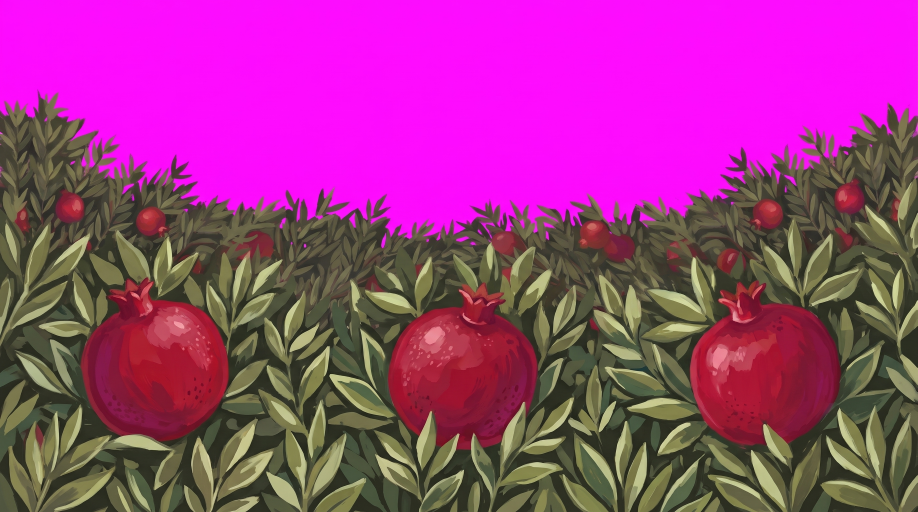
#> input picture src-assets/painted/bottom-canopy.png, 2752 x 1536 px (shown at 1/3 size)
$ python -i arch_art.py   (imports and definitions only)
#> lines starting #> are read from the running program, lines starting #| are printed output that depends on the picture; after the words box and inside, x2 and y2 are one past the last pixel; in counts of white or black regions, pixels touching at a corner belong together
"""Arch version: painted replacements for the flat clip-art layers (same roles, same placements), in the Canopy tree's
gouache style. Paid Gemini image API (Medi: no cap on this project). Writes src-assets/painted/<role>.png (magenta bg)
and assets/tree/painted/<role>.webp (keyed). Usage: arch_art.py [role ...]"""
import os, sys, json, base64, urllib.request, time
import numpy as np
from PIL import Image, ImageFilter
SITE = r'C:\dev\anar-arch'; RAW = os.path.join(SITE, 'src-assets', 'painted'); OUT = os.path.join(SITE, 'assets', 'tree', 'painted')
# [1 line not run here, left out]
REF = r'C:\dev\anar-site\src-assets\tree\tiles\tile-A.png'
MODEL = 'gemini-3.1-flash-image'
STYLE = ("Painted illustration in opaque gouache, exactly matching the reference painting's style: olive-green leaves with light and dark "
         "facets, glossy red pomegranates with small crowns, warm brown bark with visible brush strokes, soft painterly edges, no outlines. "
         "The background is one flat, solid, uniform magenta #FF00FF everywhere there is no painting. No text, no border, no sky.")
JOBS = {
  'left-branch':  ("Landscape. ONE pomegranate branch enters from the LEFT edge at mid-height and reaches about 55% of the width, "
                   "with leaves and five or six pomegranates; the right 45% of the image and the top and bottom stay empty magenta.", '16:9'),
  'right-branch': ("Landscape. ONE pomegranate branch enters from the RIGHT edge at mid-height and reaches about 55% of the width, "
                   "with leaves and five or six pomegranates; the left 45% of the image and the top and bottom stay empty magenta.", '16:9'),
  'bottom-canopy':("Landscape. A dense band of large pomegranate leaves with three ripe pomegranates fills the BOTTOM 55% of the image, "
                   "spanning the full width, with a soft irregular upper edge; the top 45% stays empty magenta.", '16:9'),
  'ground-bottom':("Landscape. A painted ground band fills the BOTTOM 45% of the image across the full width: dark soil, tufts of grass, "
                   "low roots creeping along the ground, two fallen pomegranates (one split open) and scattered seeds. NO tree trunks, nothing rising above the ground band; the top 55% stays empty magenta.", '16:9'),
  'cloud-1':      ("Landscape. One soft, loosely painted cream-and-warm-grey cloud shape, gouache, occupying the centre 60% of the image; "
                   "everything else empty magenta.", '16:9'),
  'cloud-2':      ("Landscape. Two soft, loosely painted cream-and-warm-grey cloud shapes, gouache, one left, one right, lower half of the image; "
                   "everything else empty magenta.", '16:9'),
}
def key(src):
#> called with src = '../src-assets/painted/bottom-canopy.png'
    a = np.asarray(Image.open(src).convert('RGB')).astype(np.float32); r, g, b = a[..., 0], a[..., 1], a[..., 2]
#> after `r, g, b = (a[..., 0], a[..., 1], a[..., 2])`:
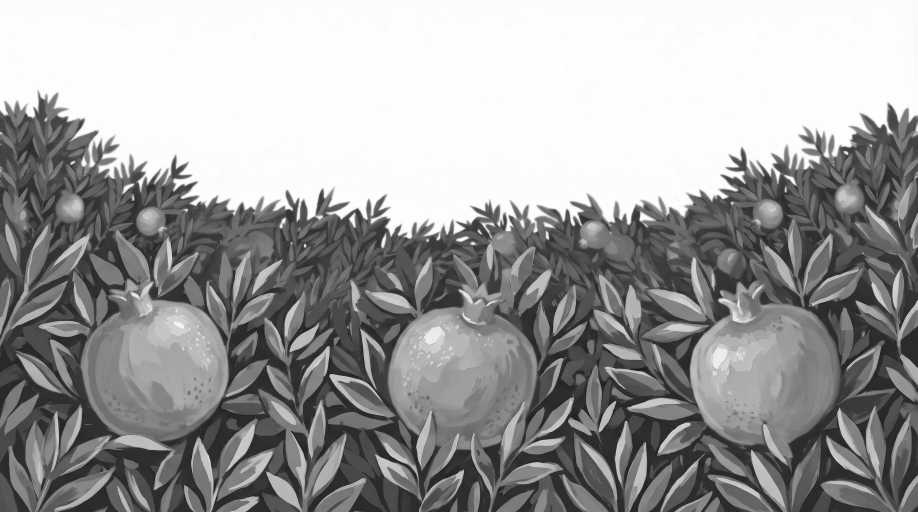
#> r: shape (1536, 2752) float32 (shown at 1/3 size); min 10, max 255, mean 157.7
#> after `r, g, b = (a[..., 0], a[..., 1], a[..., 2])`:
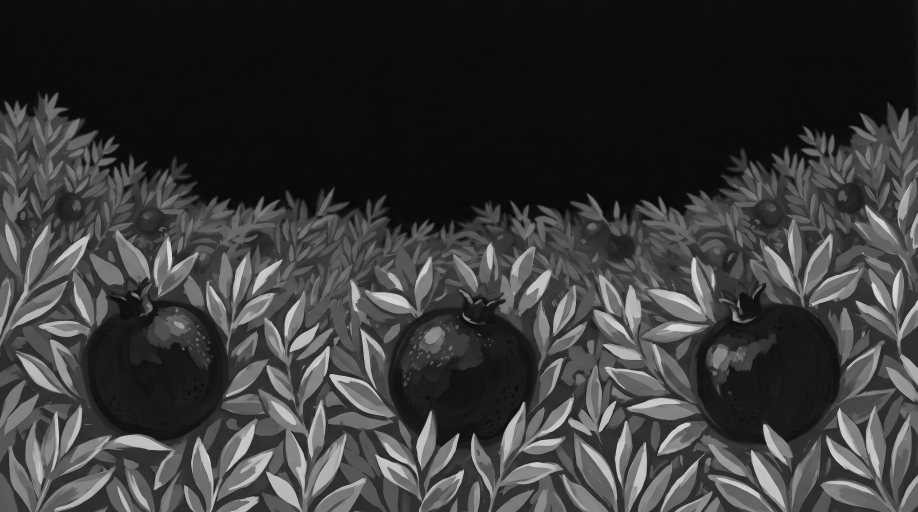
#> g: shape (1536, 2752) float32 (shown at 1/3 size); min 0, max 240, mean 56.5
#> after `r, g, b = (a[..., 0], a[..., 1], a[..., 2])`:
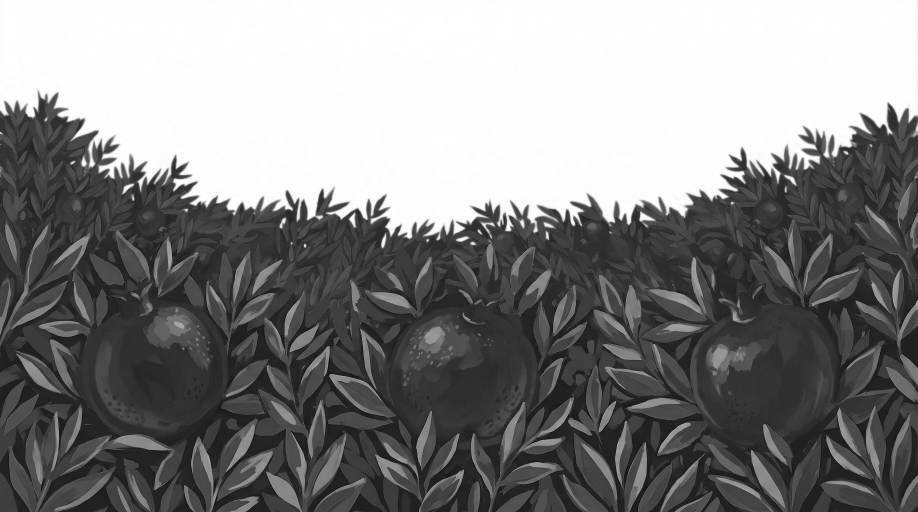
#> b: shape (1536, 2752) float32 (shown at 1/3 size); min 0, max 255, mean 132.1
    mag = np.clip(((r + b) / 2 - g) / 255, 0, 1); alpha = np.clip((0.55 - mag) / 0.25, 0, 1)
    al = Image.fromarray((alpha * 255).astype(np.uint8)).filter(ImageFilter.MinFilter(3)).filter(ImageFilter.GaussianBlur(0.6))
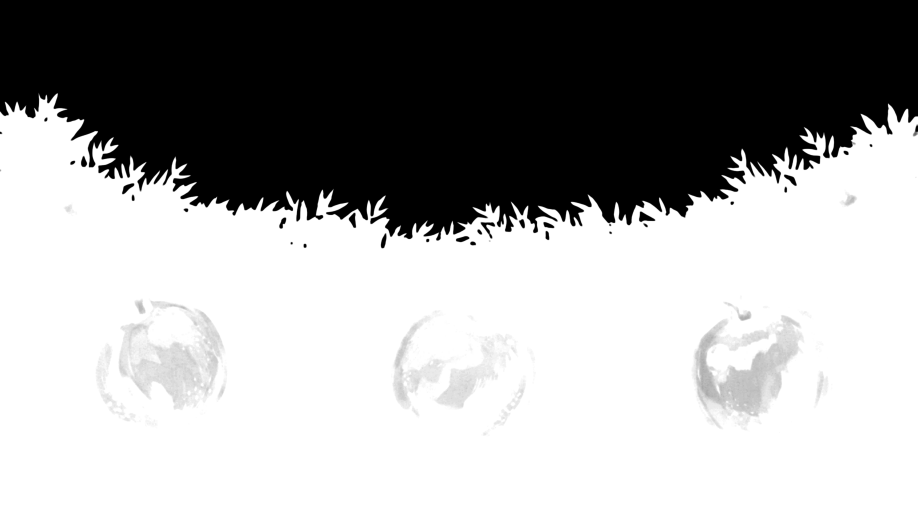
#> al: PIL image 2752x1536 L (shown at 1/3 size); min 0, max 255, mean 161.2
    alpha = np.asarray(al).astype(np.float32) / 255
    fruit = (r > b + 60); spill = np.clip(np.minimum(r, b) - g, 0, 255); spill = np.where(fruit, 0, spill)
#> after `fruit = r > b + 60`:
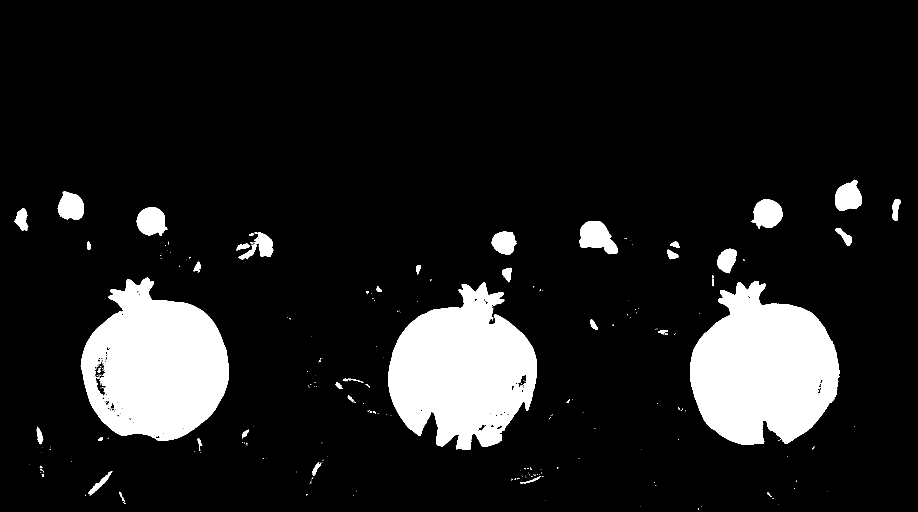
#> fruit: shape (1536, 2752) bool (shown at 1/3 size); 11.9% white; 248 white regions (195 under 20 px), largest, box (x1, y1, x2, y2) and area: (2070, 843, 2519, 1335) 154943, (242, 833, 686, 1323) 149189, (1164, 847, 1611, 1348) 148160
#> after `spill = np.where(fruit, 0, spill)`:
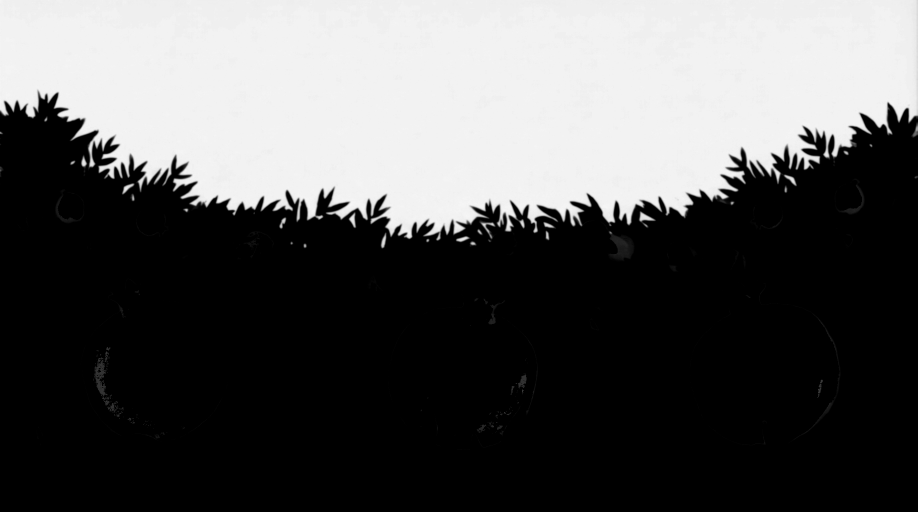
#> spill: shape (1536, 2752) float32 (shown at 1/3 size); min 0, max 249, mean 86.5
    rgb = np.dstack([r - spill, g, b - spill]); return Image.fromarray(np.dstack([np.clip(rgb, 0, 255), alpha * 255]).astype(np.uint8), 'RGBA')
#> after `return Image.fromarray(np.dstack([np.clip(rgb, 0, 255), alpha * 255]).`:
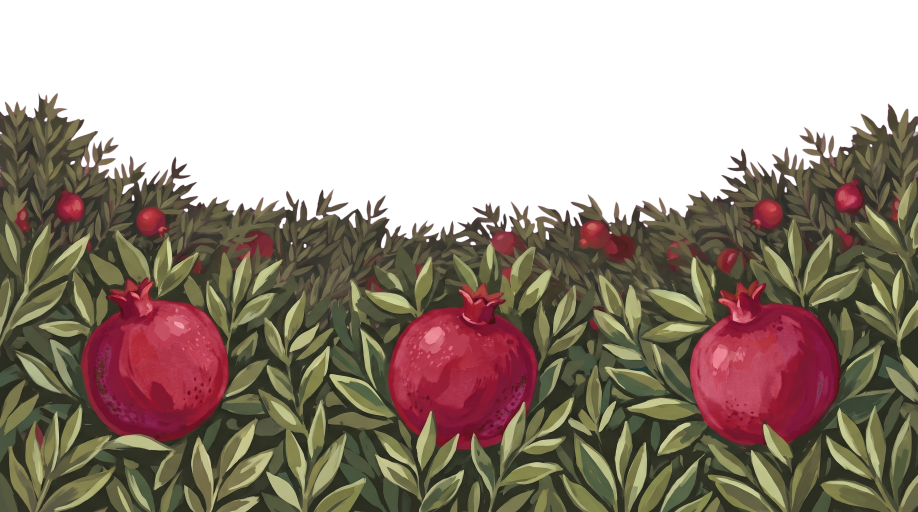
#> returned value: PIL image 2752x1536 RGBA (shown at 1/3 size); mean R, G, B, A 71.3, 56.5, 45.7, 161.2; transparent parts drawn white
# [13 lines not run here, left out]

>>> result = key('../src-assets/painted/bottom-canopy.png')

$ run again, on src-assets/painted/right-branch.png
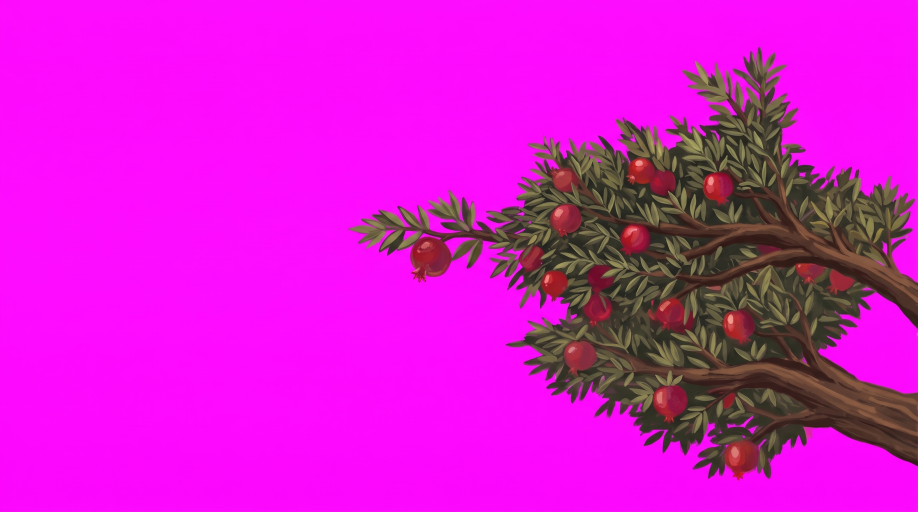
#> input picture src-assets/painted/right-branch.png, 2752 x 1536 px (shown at 1/3 size)
#> in key, `fruit = r > b + 60`:
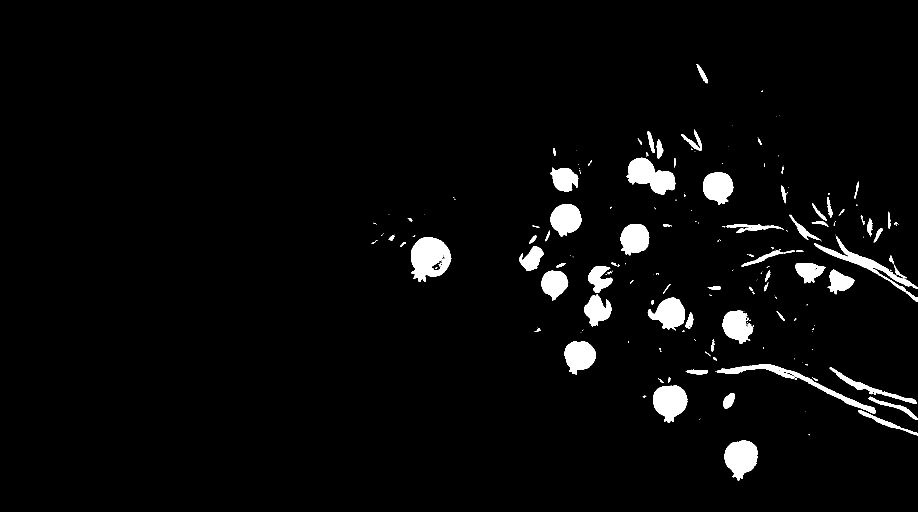
#> fruit: shape (1536, 2752) bool (shown at 1/3 size); 3.3% white; 200 white regions (107 under 20 px), largest, box (x1, y1, x2, y2) and area: (1233, 711, 1354, 846) 11167, (1880, 473, 2026, 584) 9153, (2173, 1322, 2274, 1442) 8281
#> in key, `return Image.fromarray(np.dstack([np.clip(rgb, 0, 255), alpha * 255]).`:
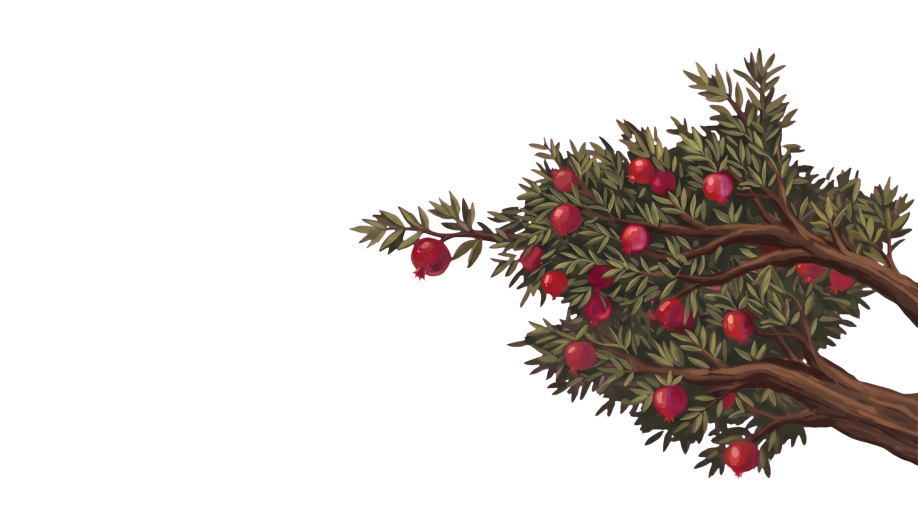
#> returned value: PIL image 2752x1536 RGBA (shown at 1/3 size); mean R, G, B, A 30.5, 24.3, 21.9, 60.3; transparent parts drawn white
